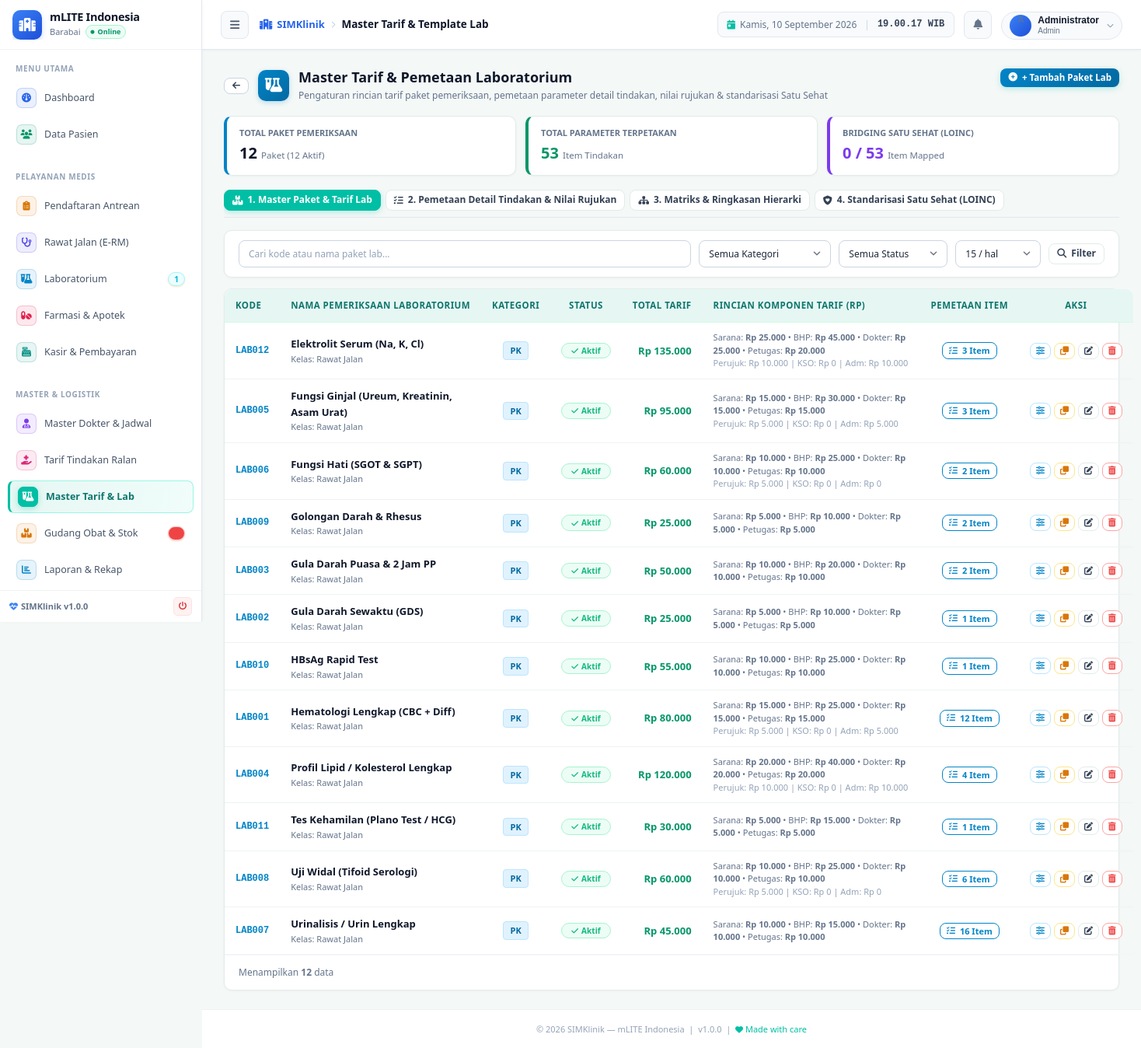
Screenshot of /modules/laboratorium/master_lab.php (signed in) with the database file from the repository.
### tables this page shows
CREATE TABLE IF NOT EXISTS `jns_perawatan_lab` (
  `kd_jenis_prw` varchar(15) NOT NULL,
  `nm_perawatan` varchar(80) DEFAULT NULL,
  `bagian_rs` double DEFAULT NULL,
  `bhp` double NOT NULL,
  `tarif_perujuk` double NOT NULL,
  `tarif_tindakan_dokter` double NOT NULL,
  `tarif_tindakan_petugas` double DEFAULT NULL,
  `kso` double DEFAULT NULL,
  `menejemen` double DEFAULT NULL,
  `total_byr` double DEFAULT NULL,
  `kd_pj` char(3) NOT NULL,
  `status` enum('0','1') NOT NULL,
  `kelas` enum('-','Rawat Jalan','Kelas 1','Kelas 2','Kelas 3','Kelas Utama','Kelas VIP','Kelas VVIP') NOT NULL,
  `kategori` enum('PK','PA','MB') NOT NULL,
  PRIMARY KEY (`kd_jenis_prw`),
  KEY `kd_pj` (`kd_pj`),
  KEY `nm_perawatan` (`nm_perawatan`),
  KEY `tarif_perujuk` (`tarif_perujuk`),
  KEY `tarif_tindakan_dokter` (`tarif_tindakan_dokter`),
  KEY `tarif_tindakan_petugas` (`tarif_tindakan_petugas`),
  KEY `total_byr` (`total_byr`),
  KEY `bagian_rs` (`bagian_rs`),
  KEY `bhp` (`bhp`),
  KEY `kso` (`kso`),
  KEY `menejemen` (`menejemen`),
  KEY `status` (`status`)
);

### modules/laboratorium/master_lab.php (the view, shortened to what the rows shown need)
<?php
require_once dirname(__DIR__, 2) . '/config.php';
require_once dirname(__DIR__, 2) . '/includes/functions.php';
$active_tab   = sanitize($_GET['tab'] ?? 'paket');
$page_p       = max(1, (int)($_GET['page_p'] ?? 1));
$limit_p      = max(5, min(100, (int)($_GET['limit_p'] ?? 15)));
include dirname(__DIR__, 2) . '/includes/header.php';
?>
<div class="page-header" style="margin-bottom:16px;">
  <div class="page-header-left">
    <div style="display:flex;align-items:center;gap:12px;">
      <div>
        <h1 class="page-title" style="margin:0;font-size:18px;font-weight:800;color:#0f172a;">Master Tarif & Pemetaan Laboratorium</h1>
      </div>
    </div>
  </div>
</div>
<?php if ($active_tab === 'paket'): ?>
  <?php
  $where_pkg = "1=1";
  $offset_p = ($page_p - 1) * $limit_p;
  $packages_list = [];
  $res_p = $conn->query("
      SELECT j.*,
             (SELECT COUNT(*) FROM template_laboratorium t WHERE t.kd_jenis_prw = j.kd_jenis_prw) as total_items,
             (SELECT COUNT(*) FROM mlite_satu_sehat_mapping_lab m
              JOIN template_laboratorium t ON m.id_template = t.id_template
              WHERE t.kd_jenis_prw = j.kd_jenis_prw AND m.code IS NOT NULL AND m.code != '') as mapped_loinc
      FROM jns_perawatan_lab j
      WHERE $where_pkg
      ORDER BY j.status DESC, j.kategori ASC, j.nm_perawatan ASC
      LIMIT $limit_p OFFSET $offset_p
  ");
  if ($res_p) while ($r = $res_p->fetch_assoc()) $packages_list[] = $r;
  ?>
  <div class="card" style="border-radius:10px;background:#ffffff;box-shadow:0 1px 3px rgba(0,0,0,0.04);">
    <div class="table-responsive">
      <table class="table table-hover" style="margin:0;font-size:12px;">
        <thead style="background:#f8fafc;color:#475569;font-weight:700;border-bottom:1px solid #e2e8f0;">
          <tr>
            <th style="width:80px;">Kode</th>
            <th>Nama Pemeriksaan Laboratorium</th>
            <th style="width:85px;text-align:center;">Kategori</th>
            <th style="width:75px;text-align:center;">Status</th>
            <th style="width:120px;text-align:right;">Total Tarif</th>
            <th style="min-width:280px;">Rincian Komponen Tarif (Rp)</th>
            <th style="width:120px;text-align:center;">Pemetaan Item</th>
            <th style="width:150px;text-align:center;">Aksi</th>
          </tr>
        </thead>
        <tbody>
          <?php if (empty($packages_list)): ?>
            <tr>
              <td colspan="8" style="text-align:center;padding:30px;color:#94a3b8;">
                <i class="fas fa-flask-vial" style="font-size:32px;color:#cbd5e1;display:block;margin-bottom:8px;"></i>
                Tidak ada data paket pemeriksaan laboratorium yang sesuai filter.
              </td>
            </tr>
          <?php else: ?>
            <?php foreach ($packages_list as $p): ?>
              <tr style="border-bottom:1px solid #f1f5f9; <?= ($p['status'] === '0') ? 'background:#f8fafc;opacity:0.75;' : '' ?>">
                <td style="font-family:monospace;font-weight:700;color:#0284c7;">
                  <?= htmlspecialchars($p['kd_jenis_prw']) ?>
                </td>
                <td>
                  <div style="font-weight:700;color:#0f172a;font-size:13px;">
                    <?= htmlspecialchars($p['nm_perawatan']) ?>
                  </div>
                  <div style="font-size:11px;color:#64748b;">Kelas: <?= htmlspecialchars($p['kelas'] ?: 'Rawat Jalan') ?></div>
                </td>
                <td style="text-align:center;">
                  <?php
                  $kat_badges = [
                    'PK' => 'background:#e0f2fe;color:#0369a1;border:1px solid #bae6fd;',
                    'PA' => 'background:#fef3c7;color:#92400e;border:1px solid #fde68a;',
                    'MB' => 'background:#f3e8ff;color:#6b21a8;border:1px solid #e9d5ff;'
                  ];
                  $b_style = $kat_badges[$p['kategori']] ?? 'background:#f1f5f9;color:#475569;';
                  ?>
                  <span style="font-size:11px;font-weight:700;padding:2px 8px;border-radius:4px;display:inline-block;<?= $b_style ?>">
                    <?= htmlspecialchars($p['kategori']) ?>
                  </span>
                </td>
                <td style="text-align:center;">
                  <?php if ($p['status'] === '1'): ?>
                    <span class="badge badge-success" style="font-size:10px;cursor:pointer;" onclick="toggleStatusPkg('<?= $p['kd_jenis_prw'] ?>', '0')" title="Klik untuk nonaktifkan">
                      <i class="fas fa-check"></i> Aktif
                    </span>
                  <?php else: ?>
                    <span class="badge badge-danger" style="font-size:10px;cursor:pointer;" onclick="toggleStatusPkg('<?= $p['kd_jenis_prw'] ?>', '1')" title="Klik untuk aktifkan">
                      <i class="fas fa-ban"></i> Non-Aktif
                    </span>
                  <?php endif; ?>
                </td>
                <td style="text-align:right;font-weight:800;color:#059669;font-size:13px;">
                  <?= rupiah((float)$p['total_byr']) ?>
                </td>
                <td style="font-size:11px;color:#64748b;line-height:1.5;">
                  <span>Sarana: <strong><?= rupiah((float)$p['bagian_rs']) ?></strong></span> &bull;
                  <span>BHP: <strong><?= rupiah((float)$p['bhp']) ?></strong></span> &bull;
                  <span>Dokter: <strong><?= rupiah((float)$p['tarif_tindakan_dokter']) ?></strong></span> &bull;
                  <span>Petugas: <strong><?= rupiah((float)$p['tarif_tindakan_petugas']) ?></strong></span>
                  <?php if ((float)$p['tarif_perujuk'] > 0 || (float)$p['kso'] > 0 || (float)$p['menejemen'] > 0): ?>
                    <br>
                    <span style="color:#94a3b8;">
                      Perujuk: <?= rupiah((float)$p['tarif_perujuk']) ?> | KSO: <?= rupiah((float)$p['kso']) ?> | Adm: <?= rupiah((float)$p['menejemen']) ?>
                    </span>
                  <?php endif; ?>
                </td>
                <td style="text-align:center;">
                  <a href="?tab=template&kd_pkg=<?= urlencode($p['kd_jenis_prw']) ?>" class="btn btn-outline btn-sm" style="padding:2px 8px;font-size:11px;border-color:#0284c7;color:#0284c7;font-weight:700;" title="Kelola Pemetaan Parameter Tindakan">
                    <i class="fas fa-list-check"></i> <?= $p['total_items'] ?> Item
                  </a>
                </td>
                <td style="text-align:center;">
                  <div style="display:flex;gap:4px;justify-content:center;align-items:center;">
                    <a href="?tab=template&kd_pkg=<?= urlencode($p['kd_jenis_prw']) ?>" class="btn btn-outline btn-sm" style="padding:4px 7px;font-size:11px;color:#0284c7;border-color:#bae6fd;" title="Petakan Detail Tindakan">
                      <i class="fas fa-sliders"></i>
                    </a>
                    <button type="button" class="btn btn-outline btn-sm" onclick="openCloneModal(<?= htmlspecialchars(json_encode($p), ENT_QUOTES, 'UTF-8') ?>)" style="padding:4px 7px;font-size:11px;color:#d97706;border-color:#fde68a;" title="Duplikasi / Klon Paket">
                      <i class="fas fa-clone"></i>
                    </button>
                    <button type="button" class="btn btn-outline btn-sm" onclick="editPaket(<?= htmlspecialchars(json_encode($p), ENT_QUOTES, 'UTF-8') ?>)" style="padding:4px 7px;font-size:11px;color:#334155;" title="Edit Komponen Tarif">
                      <i class="fas fa-edit"></i>
                    </button>
                    <form method="POST" action="" onsubmit="return confirm('Hapus paket <?= htmlspecialchars($p['nm_perawatan']) ?> beserta semua detail parameternya?')" style="margin:0;">
                      <button type="submit" class="btn btn-outline btn-sm" style="padding:4px 7px;font-size:11px;color:#ef4444;border-color:#fca5a5;" title="Hapus Paket">
                        <i class="fas fa-trash-alt"></i>
                      </button>
                    </form>
                  </div>
                </td>
              </tr>
            <?php endforeach; ?>
          <?php endif; ?>
        </tbody>
      </table>
    </div>
  </div>
<?php endif; ?>
<?php include dirname(__DIR__, 2) . '/includes/footer.php'; ?>

### rows the page displays
jns_perawatan_lab: kd_jenis_prw "LAB012", nm_perawatan "Elektrolit Serum (Na, K, Cl)", kelas "Rawat Jalan", kategori "PK", total_byr "Rp 135.000", bagian_rs "Rp 25.000", bhp "Rp 45.000", tarif_tindakan_dokter "Rp 25.000", tarif_tindakan_petugas "Rp 20.000", tarif_perujuk "Rp 10.000", kso "Rp 0", menejemen "Rp 10.000", total_items "3"
jns_perawatan_lab: kd_jenis_prw "LAB005", nm_perawatan "Fungsi Ginjal (Ureum, Kreatinin, Asam Urat)", kelas "Rawat Jalan", kategori "PK", total_byr "Rp 95.000", bagian_rs "Rp 15.000", bhp "Rp 30.000", tarif_tindakan_dokter "Rp 15.000", tarif_tindakan_petugas "Rp 15.000", tarif_perujuk "Rp 5.000", kso "Rp 0", menejemen "Rp 5.000", total_items "3"
jns_perawatan_lab: kd_jenis_prw "LAB006", nm_perawatan "Fungsi Hati (SGOT & SGPT)", kelas "Rawat Jalan", kategori "PK", total_byr "Rp 60.000", bagian_rs "Rp 10.000", bhp "Rp 25.000", tarif_tindakan_dokter "Rp 10.000", tarif_tindakan_petugas "Rp 10.000", tarif_perujuk "Rp 5.000", kso "Rp 0", menejemen "Rp 0", total_items "2"
jns_perawatan_lab: kd_jenis_prw "LAB009", nm_perawatan "Golongan Darah & Rhesus", kelas "Rawat Jalan", kategori "PK", total_byr "Rp 25.000", bagian_rs "Rp 5.000", bhp "Rp 10.000", tarif_tindakan_dokter "Rp 5.000", tarif_tindakan_petugas "Rp 5.000", total_items "2"
jns_perawatan_lab: kd_jenis_prw "LAB003", nm_perawatan "Gula Darah Puasa & 2 Jam PP", kelas "Rawat Jalan", kategori "PK", total_byr "Rp 50.000", bagian_rs "Rp 10.000", bhp "Rp 20.000", tarif_tindakan_dokter "Rp 10.000", tarif_tindakan_petugas "Rp 10.000", total_items "2"
jns_perawatan_lab: kd_jenis_prw "LAB002", nm_perawatan "Gula Darah Sewaktu (GDS)", kelas "Rawat Jalan", kategori "PK", total_byr "Rp 25.000", bagian_rs "Rp 5.000", bhp "Rp 10.000", tarif_tindakan_dokter "Rp 5.000", tarif_tindakan_petugas "Rp 5.000", total_items "1"
jns_perawatan_lab: kd_jenis_prw "LAB010", nm_perawatan "HBsAg Rapid Test", kelas "Rawat Jalan", kategori "PK", total_byr "Rp 55.000", bagian_rs "Rp 10.000", bhp "Rp 25.000", tarif_tindakan_dokter "Rp 10.000", tarif_tindakan_petugas "Rp 10.000", total_items "1"
jns_perawatan_lab: kd_jenis_prw "LAB001", nm_perawatan "Hematologi Lengkap (CBC + Diff)", kelas "Rawat Jalan", kategori "PK", total_byr "Rp 80.000", bagian_rs "Rp 15.000", bhp "Rp 25.000", tarif_tindakan_dokter "Rp 15.000", tarif_tindakan_petugas "Rp 15.000", tarif_perujuk "Rp 5.000", kso "Rp 0", menejemen "Rp 5.000", total_items "12"
jns_perawatan_lab: kd_jenis_prw "LAB004", nm_perawatan "Profil Lipid / Kolesterol Lengkap", kelas "Rawat Jalan", kategori "PK", total_byr "Rp 120.000", bagian_rs "Rp 20.000", bhp "Rp 40.000", tarif_tindakan_dokter "Rp 20.000", tarif_tindakan_petugas "Rp 20.000", tarif_perujuk "Rp 10.000", kso "Rp 0", menejemen "Rp 10.000", total_items "4"
jns_perawatan_lab: kd_jenis_prw "LAB011", nm_perawatan "Tes Kehamilan (Plano Test / HCG)", kelas "Rawat Jalan", kategori "PK", total_byr "Rp 30.000", bagian_rs "Rp 5.000", bhp "Rp 15.000", tarif_tindakan_dokter "Rp 5.000", tarif_tindakan_petugas "Rp 5.000", total_items "1"
jns_perawatan_lab: kd_jenis_prw "LAB008", nm_perawatan "Uji Widal (Tifoid Serologi)", kelas "Rawat Jalan", kategori "PK", total_byr "Rp 60.000", bagian_rs "Rp 10.000", bhp "Rp 25.000", tarif_tindakan_dokter "Rp 10.000", tarif_tindakan_petugas "Rp 10.000", tarif_perujuk "Rp 5.000", kso "Rp 0", menejemen "Rp 0", total_items "6"
jns_perawatan_lab: kd_jenis_prw "LAB007", nm_perawatan "Urinalisis / Urin Lengkap", kelas "Rawat Jalan", kategori "PK", total_byr "Rp 45.000", bagian_rs "Rp 10.000", bhp "Rp 15.000", tarif_tindakan_dokter "Rp 10.000", tarif_tindakan_petugas "Rp 10.000", total_items "16"

### other values shown
INSTANSI_NAMA "mLITE Indonesia"
INSTANSI_KOTA "Barabai"
$sec['title'] "MENU UTAMA"
$item['label'] "Dashboard"
$item['label'] "Data Pasien"
$sec['title'] "PELAYANAN MEDIS"
$item['label'] "Pendaftaran Antrean"
$item['label'] "Rawat Jalan (E-RM)"
$item['label'] "Laboratorium"
$item['badge'] "1"
$item['label'] "Farmasi & Apotek"
$item['label'] "Kasir & Pembayaran"
$sec['title'] "MASTER & LOGISTIK"
$item['label'] "Master Dokter & Jadwal"
$item['label'] "Tarif Tindakan Ralan"
